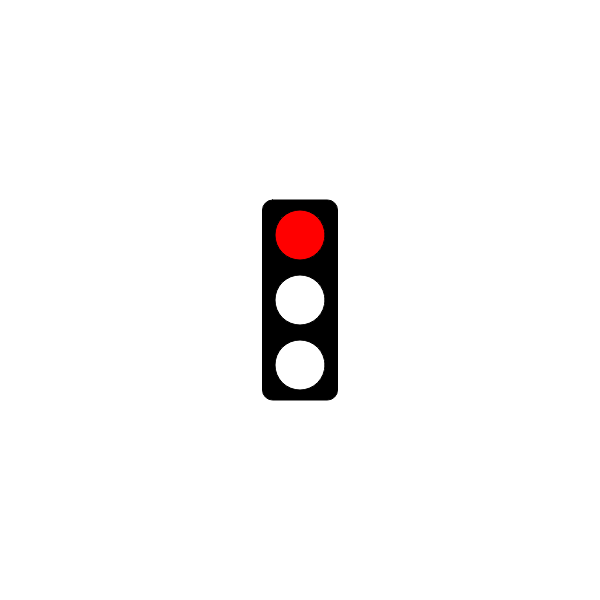
Frame 1 (no input)
Frame 60 (no input): identical to frame 1, image omitted
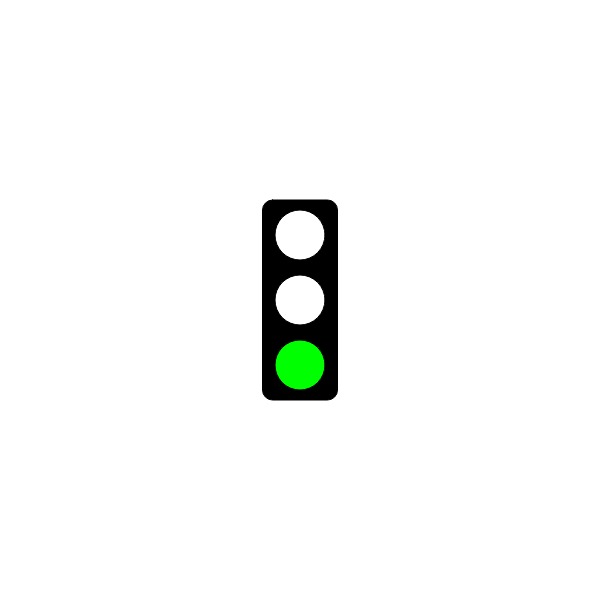
Frame 120 (the mouse pressed at the canvas centre since frame 60)

The p5.js sketch that drew these frames (run headless with seeded random() and noise() and a simulated clock; from frame 60 on, the mouse is pressed at the canvas centre):

// p5.js sketch
// ── sketch.js
// Traffic Light Starter Code
// Dan Schellenberg
// Sept 25, 2018

// GOAL: make a 'traffic light' simulator. For now, just have the light
// changing according to time. You may want to investigate the millis()
// function at https://p5js.org/reference/



const RED_LIGHT_DURATION = 1500;
const GREEN_LIGHT_DURATION = 2000;
const YELLOW_LIGHT_DURATION = 250 ;

let lastTimeSwitchedColour;
let state;

function setup() {
  createCanvas(600, 600);
  state = 1;
  lastTimeSwitchedColour = 0;
}

function draw() {
  background(255);
  drawOutlineOfLights();
  checkForStateChange();
  displayCorrectLight();
}

function checkForStateChange(){
  let elapsedTime = millis() - lastTimeSwitchedColour;

  if (state === 1 && elapsedTime >= RED_LIGHT_DURATION) {
    state = 2;
    lastTimeSwitchedColour = millis();
  }
  else if (state === 2 && elapsedTime >= GREEN_LIGHT_DURATION) {
    state = 3;
    lastTimeSwitchedColour = millis();
  }
  else if (state === 3 && elapsedTime >= YELLOW_LIGHT_DURATION) {
    state = 1;
    lastTimeSwitchedColour = millis();
  }
}
function displayCorrectLight() {
  if (state === 1) {
    displayRedLight();
  }
  else if (state === 2) {
    displayGreenLight();
  }
  else if (state === 3) {
    displayYellowLight();
  }
}
function drawOutlineOfLights() {
  //box
  rectMode(CENTER);
  fill(0);
  rect(width/2, height/2, 75, 200, 10);

  fill(255);
  ellipse(width/2, height/2 - 65, 50, 50); //top
  ellipse(width/2, height/2, 50, 50); //middle
  ellipse(width/2, height/2 + 65, 50, 50); //bottom

}

function displayRedLight() {
  fill(255,0,0);
  ellipse(width/2, height/2 - 65, 50, 50); //top
}

function displayYellowLight() {
  fill(255,255,0);
  ellipse(width/2, height/2, 50, 50); //middle
}

function displayGreenLight() {
  fill(0,255,0);
  ellipse(width/2, height/2 + 65, 50, 50); //bottom
}
